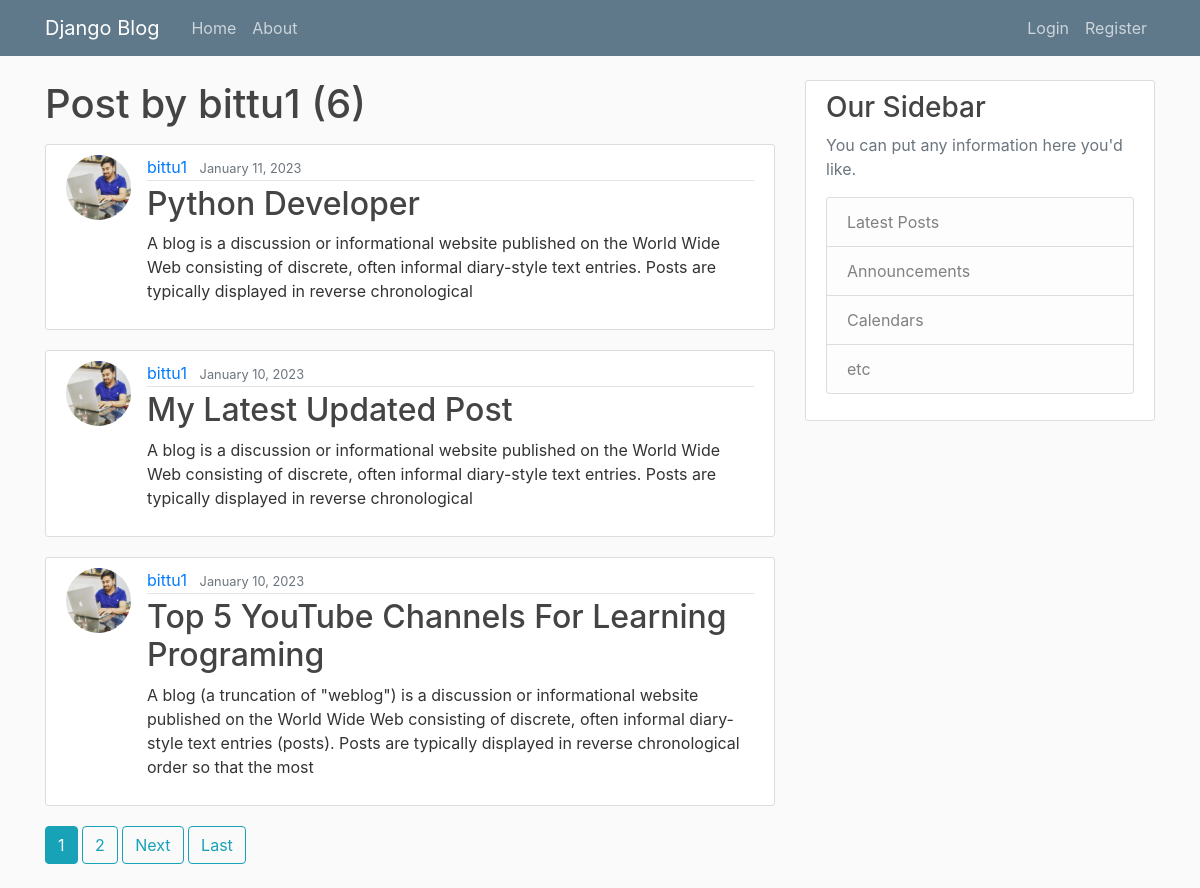
Screenshot of /user/bittu1 with the database file from the repository.
### blog/models.py (models this page shows, shortened)
class Post(models.Model):
    title = models.CharField(max_length=100)
    content = models.TextField()
    date_posted = models.DateTimeField(default=timezone.now)
    author = models.ForeignKey(User,on_delete=models.CASCADE)

### users/models.py (models this page shows, shortened)
class Profile(models.Model):
    user = models.OneToOneField(User,on_delete=models.CASCADE)
    image = models.ImageField(default='default.jpg',upload_to='profile_pics')

### blog/views.py (the view)
# urls.py: path('user/<str:username>',UserPostListView.as_view(), name='user-posts'),
class UserPostListView(ListView):
    model = Post
    template_name = 'user_posts.html'
    context_object_name = 'posts'
    paginate_by = 3
    def get_queryset(self):
        user = get_object_or_404(User,username=self.kwargs.get('username'))
        return Post.objects.filter(author=user).order_by('-date_posted')

### templates/user_posts.html (shortened to what this page needs)
{% extends "base.html" %}
{% block content %}
<h1 class="mb-3">Post by {{view.kwargs.username}} ({{ page_obj.paginator.count }})</h1>
    {% for post in posts %}
        <article class="media content-section">
        <img class = "rounded-circle article-img" src="{{post.author.profile.image.url}}">
          <div class="media-body">
            <div class="article-metadata">
              <a class="mr-2" href="{% url 'user-posts' post.author.username %}">{{ post.author }}</a>
              <small class="text-muted">{{ post.date_posted|date:"F d, Y"}}</small>
            </div>
            <h2><a class="article-title" href="{% url 'post-detail' post.id %}">{{ post.title }}</a></h2>
            <p class="article-content">{{ post.content }}</p>
          </div>
        </article>
    {% endfor %}
    {% if is_paginated %}
        {% for num in page_obj.paginator.page_range %}
          {% if page_obj.number == num%}
            <a class="btn btn-info mb-4" href="?page={{num}}">{{num}}</a>
          {% elif num > page_obj.number|add:'-3' and num < page_obj.number|add:'3'%}
          <a class="btn btn-outline-info mb-4" href="?page={{num}}">{{num}}</a>
          {% endif %}
        {% endfor %}
        {% if page_obj.has_next %}
        <a class="btn btn-outline-info mb-4" href="?page={{page_obj.next_page_number}}">Next</a>
        <a class="btn btn-outline-info mb-4" href="?page={{ page_obj.paginator.num_pages }}">Last</a>
      {% endif %}
    {% endif %}
{% endblock content %}

### blog/static/blog/main.css (style rules this page uses)
body { background: #fafafa; color: #333333; margin-top: 5rem; }
h1, h2, h3, h4, h5, h6 { color: #444444; }
.content-section { background: #ffffff; padding: 10px 20px; border: 1px solid #dddddd; border-radius: 3px; margin-bottom: 20px; }
.article-title { color: #444444; }
.article-content { white-space: pre-line; }
.article-img { height: 65px; width: 65px; margin-right: 16px; }
.article-metadata { padding-bottom: 1px; margin-bottom: 4px; border-bottom: 1px solid #e3e3e3 }

### rows the page displays
Post: author.profile.image (picture), author "bittu1", date_posted "January 11, 2023", title "Python Developer", content "A blog is a discussion or informational website published on the World Wide Web consisting of discrete, often informal diary-style text entries. Posts are typically displayed in reverse chronological"
Post: author.profile.image (picture), author "bittu1", date_posted "January 10, 2023", title "My Latest Updated Post", content "A blog is a discussion or informational website published on the World Wide Web consisting of discrete, often informal diary-style text entries. Posts are typically displayed in reverse chronological"
Post: author.profile.image (picture), author "bittu1", date_posted "January 10, 2023", title "Top 5 YouTube Channels For Learning Programing", content "A blog (a truncation of \"weblog\") is a discussion or informational website published on the World Wide Web consisting of discrete, often informal diary-style text entries (posts). Posts are typically displayed in reverse chronological order so that the most"

### other values shown
{{ view.kwargs.username }} "bittu1"
{{ page_obj.paginator.count }} "6"
{{ num }} "1"
{{ num }} "2"
